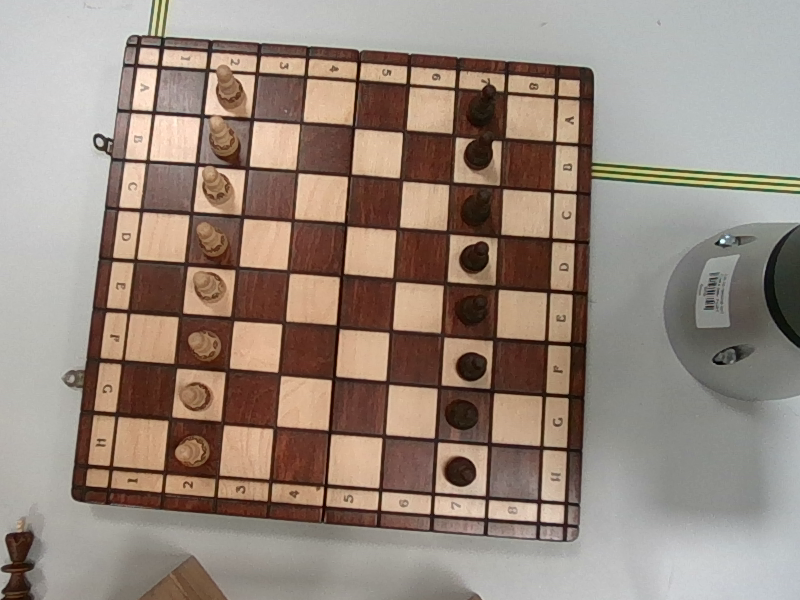
#> input picture vision_system/img/game/empty.png, 800 x 600 px, found by its file name
$ python move_detection.py
#> lines starting #> are read from the running program, lines starting #| are printed output that depends on the picture; after the words box and inside, x2 and y2 are one past the last pixel; in counts of white or black regions, pixels touching at a corner belong together
import cv2
import matplotlib.pyplot as plt
import numpy as np
from typing import List
import itertools
import math
import os
from glob import glob
from pathlib import Path
import chess


def cannyHough(img, show_output=False):

    gray = cv2.cvtColor(img, cv2.COLOR_BGR2GRAY)

    blur = cv2.GaussianBlur(gray, (5, 5), 0)
    blur = cv2.bilateralFilter(blur, 13, 100, 100)

    edges = cv2.Canny(blur, 50 ,100)

    lines = cv2.HoughLines(edges, rho=1, theta=np.pi/180, threshold=120)

    lines_list = []
    if lines is not None:
        for line in lines:
            rho, theta = line[0]
            lines_list.append((float(rho), float(theta)))

    if not show_output:
        return lines_list

    fig, ax = plt.subplots(1, 2, figsize=(10,5))

    img_copy = img.copy()
    if lines is not None:
        for line in lines:
            rho, theta = line[0]
            a = np.cos(theta)
            b = np.sin(theta)
            x0 = a * rho
            y0 = b * rho
            x1 = int(x0 + 2000 * (-b))
            y1 = int(y0 + 2000 * (a))
            x2 = int(x0 - 2000 * (-b))
            y2 = int(y0 - 2000 * (a))
            cv2.line(img_copy, (x1, y1), (x2, y2), (0, 255, 0), 3)
    ax[0].imshow(edges, 'gray')
    ax[0].axis('off')
    ax[1].imshow(img_copy)
    ax[1].axis('off')
    plt.show()

    return lines_list

def averageLines(lines, img, show_output=False):
    rho_tol = 20.0          # pixels
    theta_tol = np.deg2rad(30.0)  # radians

    if lines is None:
        return

    clusters = []
    for line in lines:
        rho, theta = line
        placed = False
        for cl in clusters:
            r_avg, t_avg, cnt = cl
            dtheta = abs(theta - t_avg)
            dtheta = min(dtheta, 2*np.pi - dtheta)
            if abs(rho - r_avg) < rho_tol and dtheta < theta_tol:
                new_cnt = cnt + 1
                cl[0] = (r_avg*cnt + rho) / new_cnt

                x = np.cos(t_avg)*cnt + np.cos(theta)
                y = np.sin(t_avg)*cnt + np.sin(theta)
                cl[1] = np.arctan2(y, x)
                cl[2] = new_cnt
                placed = True
                break

        if not placed:
            clusters.append([rho, theta, 1])

    avg_lines = [(cl[0], cl[1]) for cl in clusters]

    if not show_output:
        return avg_lines

    # Draw averaged lines on a copy
    vis_avg = img.copy()
    for rho, theta in avg_lines:
        a = np.cos(theta)
        b = np.sin(theta)
        x0 = a * rho
        y0 = b * rho
        x1 = int(x0 + 2000 * (-b))
        y1 = int(y0 + 2000 * (a))
        x2 = int(x0 - 2000 * (-b))
        y2 = int(y0 - 2000 * (a))
        cv2.line(vis_avg, (x1, y1), (x2, y2), (0, 255, 0), 3)

    # Show original detected rho/theta and averaged ones


    plt.figure(figsize=(8,4))
    if len(lines)>0:
        rs, ts = zip(*lines)
        plt.scatter(rs, ts, s=10, label='raw')
    if len(avg_lines)>0:
        ars, ats = zip(*avg_lines)
        plt.scatter(ars, ats, c='cyan', s=80, marker='x', label='averaged')
    plt.xlabel('rho'); plt.ylabel('theta (rad)'); plt.legend(); plt.title('Line clusters (rho,theta)')
    plt.show()

    plt.figure(figsize=(6,6)); plt.imshow(cv2.cvtColor(vis_avg, cv2.COLOR_BGR2RGB)); plt.axis('off'); plt.title('Averaged Hough lines'); plt.show()

    return avg_lines

# [14 lines left out: function show_lines, not called in this run]

def angle_diff(a, b):
    """Return minimal absolute difference between two angles in radians."""
    d = np.abs(a - b) % np.pi
    return min(d, np.pi - d)

def intersections_from_rho_theta(rhos, thetas, deg=False, eps=1e-9):
    """
    rhos: iterable of length N (here N=4)
    thetas: iterable of length N (same units)
    deg: if True, input thetas are in degrees (converted to radians)
    eps: threshold to consider two lines parallel (|denom| < eps)
    Returns: list of dicts: [{'pair': (i,j), 'x': x, 'y': y, 'parallel': bool}, ...]
    """
    box_max = 2000
    box_min = 0
    rhos = np.asarray(rhos, dtype=float)
    thetas = np.asarray(thetas, dtype=float)
    if deg:
        thetas = np.deg2rad(thetas)

    results = []
    N = len(rhos)
    for i,j in itertools.combinations(range(N), 2):
        rho1, th1 = rhos[i], thetas[i]
        rho2, th2 = rhos[j], thetas[j]
        denom = math.sin(th2 - th1)  # sin(theta2-theta1)
        x = (rho1 * math.sin(th2) - rho2 * math.sin(th1)) / denom
        y = (-rho1 * math.cos(th2) + rho2 * math.cos(th1)) / denom
        if box_min <= x <= box_max and box_min <= y <= box_max:
            results.append([x , y])
    return results

def x_intercept(line):
    rho, theta = line
    if np.cos(theta) != 0:
        return rho / np.cos(theta)  # x where y=0
    else:
        return float('inf')  # vertical line

def y_intercept(line):
    rho, theta = line
    if np.sin(theta) != 0:
        return rho / np.sin(theta)  # x where y=0
    else:
        return float('inf')  # vertical line

def order_points(pts):
    # pts: array of 4 points [[x1,y1],[x2,y2],...]
    rect = np.zeros((4, 2), dtype="float32")

    # sum of coordinates: top-left has smallest sum, bottom-right has largest sum
    s = pts.sum(axis=1)
    rect[0] = pts[np.argmin(s)]  # top-left
    rect[3] = pts[np.argmax(s)]  # bottom-right

    # difference of coordinates: top-right has smallest diff, bottom-left has largest diff
    diff = np.diff(pts, axis=1)
    rect[1] = pts[np.argmin(diff)]  # top-right
    rect[2] = pts[np.argmax(diff)]  # bottom-left

    return rect

def findChessboard(lines, img, show_optput=False):

    h_lines = []
    v_lines = []

    theta_tol = np.deg2rad(10.0)
    h_val = np.pi/2
    v_val = 0.0
    for line in lines:
        rho, theta = line
        h_diff = angle_diff(theta, h_val)
        v_diff = angle_diff(theta, v_val)
        if h_diff < v_diff:
            h_lines.append([rho, theta])
        elif v_diff < h_diff:
            v_lines.append([rho, theta])


    h_lines.sort(key=y_intercept)
    v_lines.sort(key=x_intercept)

    y_inter = [y_intercept(e) for e in h_lines]
    h_diffs = []
    for i in range(len(y_inter)-1):
        h_diffs.append(y_inter[i+1] - y_inter[i])
    h_median = np.median(h_diffs)

    for i in range(len(h_diffs)):
        if h_diffs[i] > h_median - 10:
            h_min = h_lines[i]
            break

    for i in range(len(h_diffs)):
        idx = len(h_diffs)-1-i
        if h_diffs[idx] > h_median - 10:
            h_max = h_lines[idx+1]
            break

    x_inter = [x_intercept(e) for e in v_lines]
    v_diffs = []
    for i in range(len(x_inter)-1):
        v_diffs.append(x_inter[i+1] - x_inter[i])
    v_median = np.median(v_diffs)

    tol = 5
    for i in range(len(v_diffs)):
        if v_diffs[i] > v_median - tol:
            v_min = v_lines[i]
            break

    for i in range(len(v_diffs)):
        idx = len(v_diffs)-1-i
        if v_diffs[idx] > v_median - tol:
            v_max = v_lines[idx+1]
            break


    bounding_lines = [h_max, h_min, v_max, v_min]
    rhos = [e[0] for e in bounding_lines]
    thetas = [e[1] for e in bounding_lines]

    corners = intersections_from_rho_theta(rhos, thetas)
    if not show_optput:
        return corners


     # Draw averaged lines on a copy
    if show_optput:
        vis_corners = img.copy()
        for rho, theta in bounding_lines:
            a = np.cos(theta)
            b = np.sin(theta)
            x0 = a * rho
            y0 = b * rho
            x1 = int(x0 + 2000 * (-b))
            y1 = int(y0 + 2000 * (a))
            x2 = int(x0 - 2000 * (-b))
            y2 = int(y0 - 2000 * (a))
            cv2.line(vis_corners, (x1, y1), (x2, y2), (0, 255, 0), 3)

        for x,y in corners:
            cv2.circle(vis_corners, (int(x), int(y)), 8, (0, 0, 255), 6)

        plt.imshow(cv2.cvtColor(vis_corners, cv2.COLOR_BGR2RGB))
        plt.show()
    return corners

def transform_image(img, corners, show_output=False):
    width, height = 800, 800
    corners = np.float32(corners)
    corners = order_points(corners)
    pts2 = np.float32([[0,0], [width, 0], [0, height], [width, height]])
    matrix = cv2.getPerspectiveTransform(corners, pts2)
    result = cv2.warpPerspective(img, matrix, (800, 800))
    if show_output:
        plt.imshow(cv2.cvtColor(result, cv2.COLOR_BGR2RGB))
        plt.show()
    return matrix, result

def divide_chessboard(img, show_output=False):
    # Number of cells
    rows, cols = 8, 8
    cell_width = img.shape[1] // cols
    cell_height = img.shape[0] // rows

    # Draw vertical lines
    img_vis = img.copy()
    for i in range(1, cols):
        x = i * cell_width
        cv2.line(img_vis, (x, 0), (x, 800), (0,255, 0), 4)

    # Draw horizontal lines
    for i in range(1, rows):
        y = i * cell_height
        cv2.line(img_vis, (0, y), (800, y), (0,255, 0), 4)
    if show_output:
        plt.imshow(cv2.cvtColor(img_vis, cv2.COLOR_BGR2RGB))
        plt.show()
    return cv2.cvtColor(img_vis, cv2.COLOR_BGR2RGB)

# [6 lines left out: function find_transform, not called in this run]

def find_transform_from_corners(img, corners):
        return transform_image(img, corners, False)

class MoveDetector:
    # [17 lines left out: functions __init__, find_transform, not called in this run]

    def find_transform_from_corners(self, img, corners):
        self.trsf_matrix, img_trsf = transform_image(img, corners, False)

    # [140 lines left out: functions preproces_img, convert_xy_to_chess_sqr, detect_move, is_piece_to_move_on_square, is_enemy_piece_on_square, detect_enpassant and 1 more, not called in this run]


if __name__ == "__main__":
    img_color = cv2.imread(
        "/home/igorsiata/ur3_chess_player/vision_system/img/game/empty.png",
        cv2.IMREAD_COLOR,
    )
#> img_color is the input picture: shape (600, 800, 3); mean B, G, R 124.7, 135.9, 151.2
    # img_color = cv2.resize(img_color, (800, 800))
    lines = cannyHough(img_color, False)
#> in cannyHough, `edges = cv2.Canny(blur, 50 ,100)`:
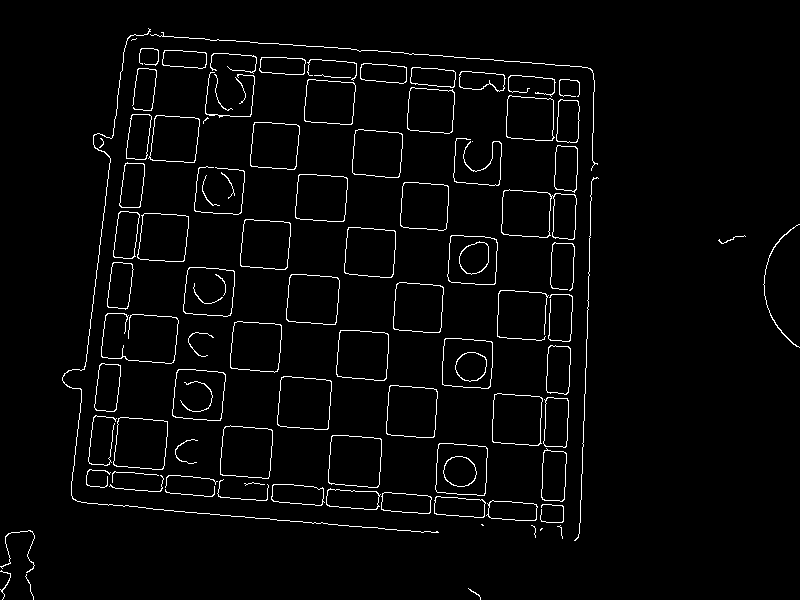
#> edges: shape (600, 800); 2.9% white in thin lines or dots
#> in cannyHough, `lines = cv2.HoughLines(edges, rho=1, theta=np.pi/180, threshold=120)`: lines = 20 rows, first 8: [582, 0.0349], [164, 0.122], [493, 1.66], [129, 0.122], [24, 1.64], [598, 0.0349], [143, 0.122], [309, 0.0873]
#> the loop in cannyHough, `for line in lines:` made 20 passes
#> after the loop in cannyHough, `for line in lines:`: lines_list = [(582, 0.0349), (164, 0.122), (493, 1.66), (129, 0.122), (24, 1.64), (598, 0.0349), (143, 0.122), (309, 0.0873), (482, 1.64), (38, 1.64), (560, 0.0349), (475, 1.66), (411, 0.0698), (465, 1.64), (53, 1.64), (202, 1.64), (47, 1.66), (415, 0.0698), (30, 1.66), (566, 0.0524)]
#> lines has the same summary as lines_list in cannyHough
    avg_lines = averageLines(lines, img_color, True)
#> the loop in averageLines, `for line in lines:` made 20 passes
#> after the loop in averageLines, `for line in lines:`: cl = [563, 0.0436, 2]; clusters = [[590, 0.0349, 2], [164, 0.122, 1], [478.8, 1.65, 4], [136, 0.122, 2], [34.75, 1.65, 4], [309, 0.0873, 1], [563, 0.0436, 2], [413, 0.0698, 2], [53, 1.64, 1], [202, 1.64, 1]]
#> in averageLines, `avg_lines = [(cl[0], cl[1]) for cl in clusters]`: avg_lines = [(590, 0.0349), (164, 0.122), (478.8, 1.65), (136, 0.122), (34.75, 1.65), (309, 0.0873), (563, 0.0436), (413, 0.0698), (53, 1.64), (202, 1.64)]
#> the loop in averageLines, `for rho, theta in avg_lines:` made 10 passes
#> (rho, theta, a, b, x0, y0, x1, y1) on passes 1 to 4: (590, 0.0349, 0.999, 0.0349, 589.6, 20.59, 519, 2019), (164, 0.122, 0.993, 0.122, 162.8, 19.99, -80, 2005), (478.8, 1.65, -0.0785, 0.997, -37.56, 477.3, -2031, 320), (136, 0.122, 0.993, 0.122, 135, 16.57, -108, 2001)
#> after the loop in averageLines, `for rho, theta in avg_lines:`:
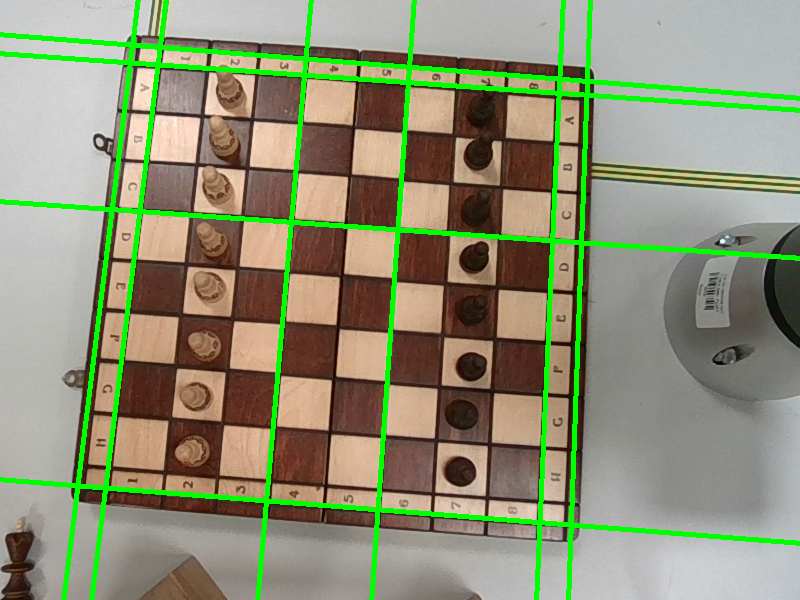
#> vis_avg: shape (600, 800, 3); 6.98% of pixels changed, all inside (x1, y1, x2, y2) = (0, 0, 800, 600)
#> in averageLines, `rs, ts = zip(*lines)`: rs = (582, 164, 493, 129, 24, 598, 143, 309, 482, 38, 560, 475, 411, 465, 53, 202, 47, 415, 30, 566); ts = (0.0349, 0.122, 1.66, 0.122, 1.64, 0.0349, 0.122, 0.0873, 1.64, 1.64, 0.0349, 1.66, 0.0698, 1.64, 1.64, 1.64, 1.66, 0.0698, 1.66, 0.0524)
#> in averageLines, `ars, ats = zip(*avg_lines)`: ars = (590, 164, 478.8, 136, 34.75, 309, 563, 413, 53, 202); ats = (0.0349, 0.122, 1.65, 0.122, 1.65, 0.0873, 0.0436, 0.0698, 1.64, 1.64)
#> in averageLines, `plt.show()`:
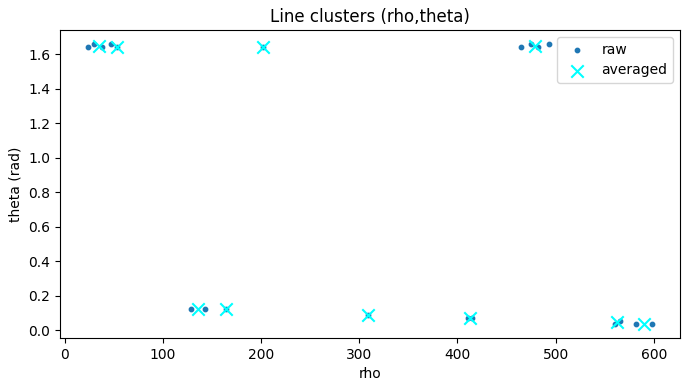
#> figure drawn by matplotlib, 1 panel
    corners = findChessboard(avg_lines, img_color, True)
#> the loop in findChessboard, `for line in lines:` made 10 passes
#> (rho, theta, h_diff, v_diff) on passes 1 to 4: (590, 0.0349, 1.54, 0.0349), (164, 0.122, 1.45, 0.122), (478.8, 1.65, 0.0785, 1.49), (136, 0.122, 1.45, 0.122)
#> after the loop in findChessboard, `for line in lines:`: h_lines = [[478.8, 1.65], [34.75, 1.65], [53, 1.64], [202, 1.64]]; v_lines = [[590, 0.0349], [164, 0.122], [136, 0.122], [309, 0.0873], [563, 0.0436], [413, 0.0698]]
#> in y_intercept, `rho, theta = line`: rho = 478.8; theta = 1.65
#> in x_intercept, `rho, theta = line`: rho = 590; theta = 0.0349
#> in findChessboard, `y_inter = [y_intercept(e) for e in h_lines]`: y_inter = [34.86, 53.13, 202.5, 480.2]
#> the loop in findChessboard, `for i in range(len(y_inter)-1):` made 3 passes
#> after the loop in findChessboard, `for i in range(len(y_inter)-1):`: h_diffs = [18.27, 149.4, 277.7]
#> in findChessboard, `h_median = np.median(h_diffs)`: h_median = 149.4
#> the loop in findChessboard, `for i in range(len(h_diffs)):` made 2 passes
#> the loop in findChessboard, `for i in range(len(h_diffs)):` made 1 pass
#> (idx, h_max) on pass 1: (2, [478.8, 1.65])
#> in findChessboard, `x_inter = [x_intercept(e) for e in v_lines]`: x_inter = [137, 165.2, 310.2, 414, 563.5, 590.4]
#> the loop in findChessboard, `for i in range(len(x_inter)-1):` made 5 passes
#> after the loop in findChessboard, `for i in range(len(x_inter)-1):`: v_diffs = [28.21, 144.9, 103.8, 149.5, 26.82]
#> in findChessboard, `v_median = np.median(v_diffs)`: v_median = 103.8
#> the loop in findChessboard, `for i in range(len(v_diffs)):` made 2 passes
#> the loop in findChessboard, `for i in range(len(v_diffs)):` made 2 passes
#> (idx, v_max) on pass 2: (3, [563, 0.0436])
#> in findChessboard, `bounding_lines = [h_max, h_min, v_max, v_min]`: bounding_lines = [[478.8, 1.65], [53, 1.64], [563, 0.0436], [164, 0.122]]
#> in findChessboard, `rhos = [e[0] for e in bounding_lines]`: rhos = [478.8, 53, 563, 164]
#> in findChessboard, `thetas = [e[1] for e in bounding_lines]`: thetas = [1.65, 1.64, 0.0436, 0.122]
#> in intersections_from_rho_theta, `rhos = np.asarray(rhos, dtype=float)`: rhos = [478.8, 53, 563, 164]
#> in intersections_from_rho_theta, `thetas = np.asarray(thetas, dtype=float)`: thetas = [1.65, 1.64, 0.0436, 0.122]
#> in intersections_from_rho_theta, `N = len(rhos)`: N = 4
#> the loop in intersections_from_rho_theta, `for i,j in itertools.combinations(range(N), 2):` made 6 passes
#> (rho1, th1, rho2, th2, denom, x, y) on passes 1 to 4: (478.8, 1.65, 53, 1.64, -0.00873, -48672.9, -3350.4), (478.8, 1.65, 563, 0.0436, -0.999, 540.7, 522.8), (478.8, 1.65, 164, 0.122, -0.999, 105.2, 488.5), (53, 1.64, 563, 0.0436, -1, 559.5, 92.25)
#> after the loop in intersections_from_rho_theta, `for i,j in itertools.combinations(range(N), 2):`: results = [[540.7, 522.8], [105.2, 488.5], [559.5, 92.25], [157.4, 64.13]]
#> in findChessboard, `corners = intersections_from_rho_theta(rhos, thetas)`: corners has the same summary as results in intersections_from_rho_theta
#> the loop in findChessboard, `for rho, theta in bounding_lines:` made 4 passes
#> (rho, theta, a, b, x0, y0, x1, y1) on passes 1 to 4: (478.8, 1.65, -0.0785, 0.997, -37.56, 477.3, -2031, 320), (53, 1.64, -0.0698, 0.998, -3.7, 52.87, -1998, -86), (563, 0.0436, 0.999, 0.0436, 562.5, 24.56, 475, 2022), (164, 0.122, 0.993, 0.122, 162.8, 19.99, -80, 2005)
#> after the loop in findChessboard, `for rho, theta in bounding_lines:`:
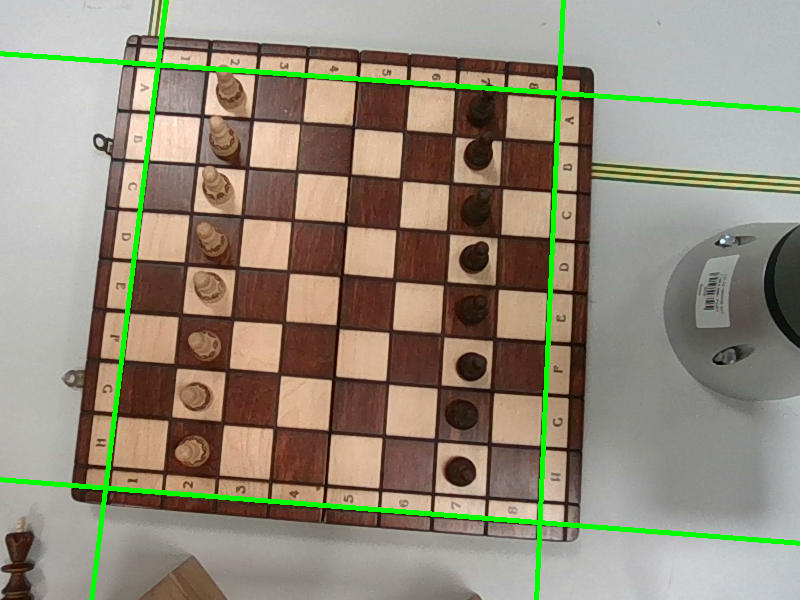
#> vis_corners: shape (600, 800, 3); 2.9% of pixels changed, all inside (x1, y1, x2, y2) = (0, 0, 800, 600)
#> the loop in findChessboard, `for x,y in corners:` made 4 passes
#> after the loop in findChessboard, `for x,y in corners:`:
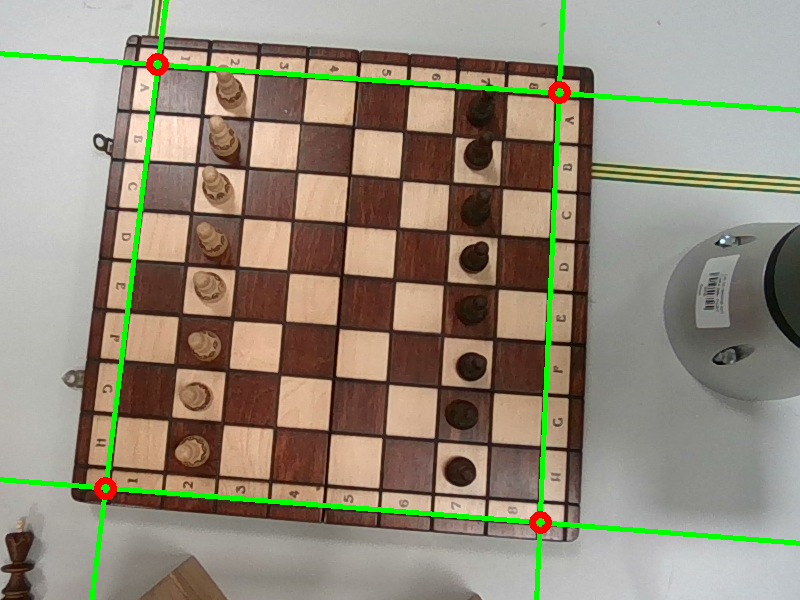
#> vis_corners: shape (600, 800, 3); 0.28% of pixels changed, all inside (x1, y1, x2, y2) = (94, 53, 571, 534)
#> corners has the same summary as results in intersections_from_rho_theta
    trsf_matrix, img_trsf = transform_image(img_color, corners, False)
#> in transform_image, `corners = np.float32(corners)`: corners has the same summary as results in intersections_from_rho_theta
#> in order_points, `s = pts.sum(axis=1)`: s = [1063.5, 593.8, 651.8, 221.5]
#> in order_points, `diff = np.diff(pts, axis=1)`: diff = [-17.93, 383.3, -467.3, -93.22]
#> in transform_image, `corners = order_points(corners)`: corners = [[157.4, 64.13], [559.5, 92.25], [105.2, 488.5], [540.7, 522.8]]
#> in transform_image, `matrix = cv2.getPerspectiveTransform(corners, pts2)`: matrix = [[2.02, 0.248, -333.1], [-0.144, 2.05, -109.1], [6.8e-06, 0.0002, 1]]
#> trsf_matrix has the same summary as matrix in transform_image
    div = divide_chessboard(img_trsf, True)
#> after the loop in divide_chessboard, `for i in range(1, rows):`:
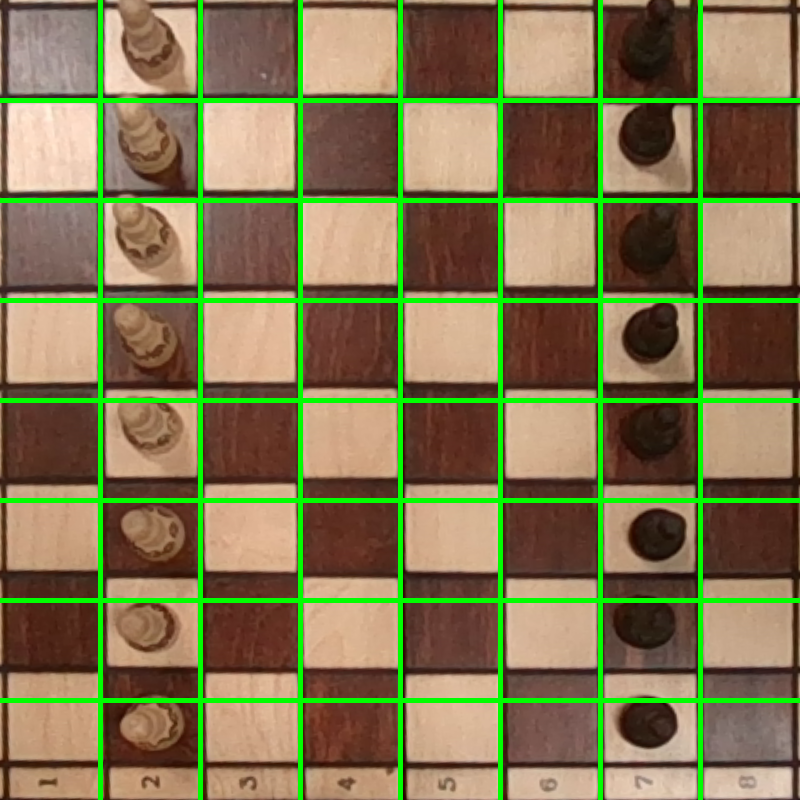
#> img_vis: shape (800, 800, 3); mean B, G, R 79.6, 119.5, 128.2

    # [16 lines of commented-out code are left out]
